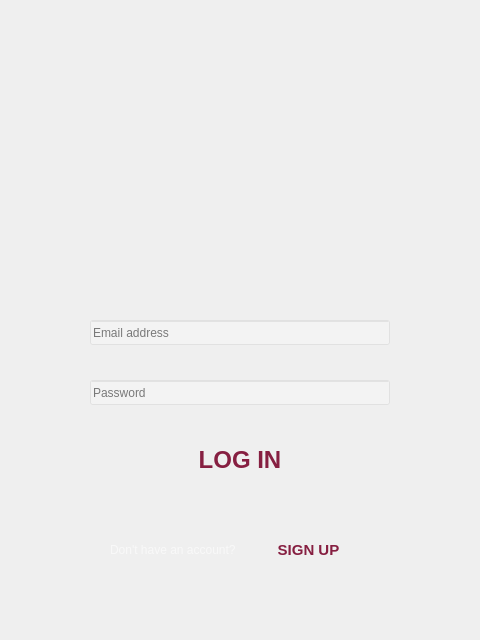
<?xml version="1.0" encoding="UTF-8"?>
<ui version="4.0">
 <class>LoginWidget</class>
 <widget class="QWidget" name="LoginWidget">
  <property name="enabled">
   <bool>true</bool>
  </property>
  <property name="geometry">
   <rect>
    <x>0</x>
    <y>0</y>
    <width>480</width>
    <height>640</height>
   </rect>
  </property>
  <property name="minimumSize">
   <size>
    <width>480</width>
    <height>640</height>
   </size>
  </property>
  <property name="maximumSize">
   <size>
    <width>480</width>
    <height>640</height>
   </size>
  </property>
  <property name="windowTitle">
   <string>SafeWaze Login</string>
  </property>
  <property name="styleSheet">
   <string notr="true">QWidget#LoginWidget {
background-image: url(:/Wallpaper/Resources/Wallpapers/Login/login-gradient-alpha-100-480x640.png);
}

QLineEdit {
background-color: rgba(255, 255, 255, 25%);
}

QPushButton#button_sign_up,#button_sign_in {
color: rgb(134, 31, 65);
border: 0px;
background: transparent;
}

QPushButton.pressed {
background: transparent;
}</string>
  </property>
  <widget class="QLineEdit" name="lineEdit_email">
   <property name="geometry">
    <rect>
     <x>90</x>
     <y>320</y>
     <width>300</width>
     <height>25</height>
    </rect>
   </property>
   <property name="placeholderText">
    <string>Email address</string>
   </property>
   <property name="clearButtonEnabled">
    <bool>true</bool>
   </property>
  </widget>
  <widget class="QLineEdit" name="lineEdit_password">
   <property name="geometry">
    <rect>
     <x>90</x>
     <y>380</y>
     <width>300</width>
     <height>25</height>
    </rect>
   </property>
   <property name="inputMask">
    <string/>
   </property>
   <property name="echoMode">
    <enum>QLineEdit::Password</enum>
   </property>
   <property name="placeholderText">
    <string>Password</string>
   </property>
   <property name="clearButtonEnabled">
    <bool>true</bool>
   </property>
  </widget>
  <widget class="QLabel" name="label_logo">
   <property name="geometry">
    <rect>
     <x>30</x>
     <y>120</y>
     <width>420</width>
     <height>105</height>
    </rect>
   </property>
   <property name="styleSheet">
    <string notr="true">image: url(:/Logo/Resources/Logo/SafeWaze-Logo-420x105.png);</string>
   </property>
   <property name="text">
    <string/>
   </property>
  </widget>
  <widget class="QWidget" name="horizontalLayoutWidget">
   <property name="geometry">
    <rect>
     <x>110</x>
     <y>510</y>
     <width>261</width>
     <height>80</height>
    </rect>
   </property>
   <layout class="QHBoxLayout" name="h_box">
    <property name="spacing">
     <number>10</number>
    </property>
    <item>
     <widget class="QLabel" name="label_sign_up">
      <property name="styleSheet">
       <string notr="true">font: italic 12pt &quot;Ubuntu&quot;;
background-color: rgba(255, 255, 255, 0);
color: rgba(255, 255, 255, 150);</string>
      </property>
      <property name="text">
       <string>Don't have an account?</string>
      </property>
     </widget>
    </item>
    <item>
     <widget class="QPushButton" name="button_sign_up">
      <property name="font">
       <font>
        <pointsize>11</pointsize>
        <weight>75</weight>
        <bold>true</bold>
       </font>
      </property>
      <property name="cursor">
       <cursorShape>PointingHandCursor</cursorShape>
      </property>
      <property name="text">
       <string>SIGN UP</string>
      </property>
      <property name="flat">
       <bool>false</bool>
      </property>
     </widget>
    </item>
   </layout>
  </widget>
  <widget class="QPushButton" name="button_sign_in">
   <property name="geometry">
    <rect>
     <x>170</x>
     <y>440</y>
     <width>140</width>
     <height>40</height>
    </rect>
   </property>
   <property name="font">
    <font>
     <pointsize>18</pointsize>
     <weight>75</weight>
     <bold>true</bold>
    </font>
   </property>
   <property name="cursor">
    <cursorShape>PointingHandCursor</cursorShape>
   </property>
   <property name="text">
    <string>LOG IN</string>
   </property>
   <property name="default">
    <bool>true</bool>
   </property>
   <property name="flat">
    <bool>true</bool>
   </property>
  </widget>
 </widget>
 <tabstops>
  <tabstop>lineEdit_email</tabstop>
  <tabstop>lineEdit_password</tabstop>
  <tabstop>button_sign_in</tabstop>
  <tabstop>button_sign_up</tabstop>
 </tabstops>
 <resources>
  <include location="../resources.qrc"/>
 </resources>
 <connections/>
</ui>
